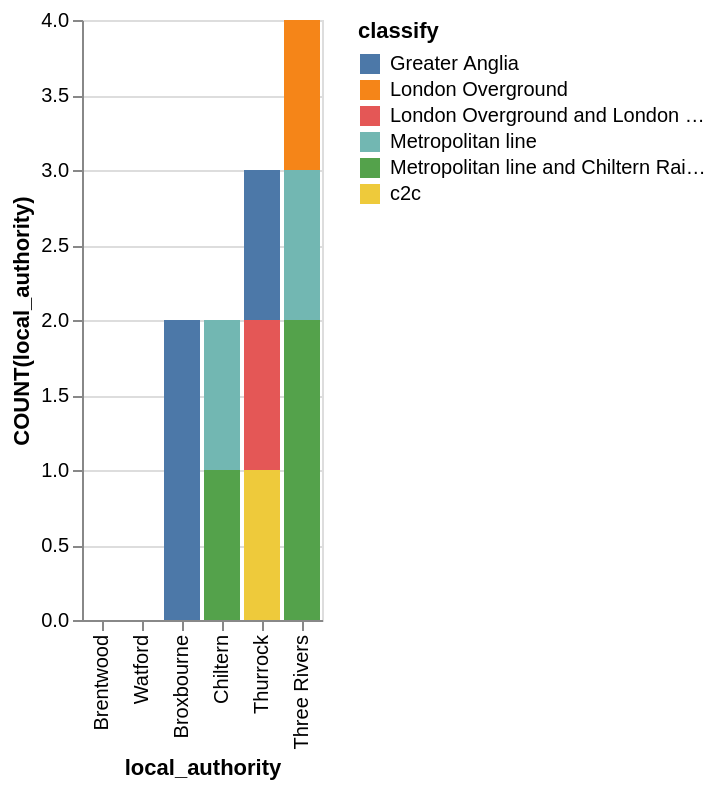

Specify this chart in Vega-Lite:
### Vega-Lite specification from a JSON file in a GitHub repository (floating-point values rounded to 4 significant figures)
{"data": {"values": [{"x_data": "Brentwood", "y_data": 0, "classify": "Greater Anglia"}, {"x_data": "Watford", "y_data": 0, "classify": "Greater Anglia"}, {"x_data": "Thurrock", "y_data": 1, "classify": "Greater Anglia"}, {"x_data": "Broxbourne", "y_data": 2, "classify": "Greater Anglia"}, {"x_data": "Chiltern", "y_data": 0, "classify": "Greater Anglia"}, {"x_data": "Three Rivers", "y_data": 0, "classify": "Greater Anglia"}, {"x_data": "Brentwood", "y_data": 0, "classify": "London Overground"}, {"x_data": "Watford", "y_data": 0, "classify": "London Overground"}, {"x_data": "Thurrock", "y_data": 0, "classify": "London Overground"}, {"x_data": "Broxbourne", "y_data": 0, "classify": "London Overground"}, {"x_data": "Chiltern", "y_data": 0, "classify": "London Overground"}, {"x_data": "Three Rivers", "y_data": 1, "classify": "London Overground"}, {"x_data": "Brentwood", "y_data": 0, "classify": "London Overground and London Midland"}, {"x_data": "Watford", "y_data": 0, "classify": "London Overground and London Midland"}, {"x_data": "Thurrock", "y_data": 1, "classify": "London Overground and London Midland"}, {"x_data": "Broxbourne", "y_data": 0, "classify": "London Overground and London Midland"}, {"x_data": "Chiltern", "y_data": 0, "classify": "London Overground and London Midland"}, {"x_data": "Three Rivers", "y_data": 0, "classify": "London Overground and London Midland"}, {"x_data": "Brentwood", "y_data": 0, "classify": "Metropolitan line"}, {"x_data": "Watford", "y_data": 0, "classify": "Metropolitan line"}, {"x_data": "Thurrock", "y_data": 0, "classify": "Metropolitan line"}, {"x_data": "Broxbourne", "y_data": 0, "classify": "Metropolitan line"}, {"x_data": "Chiltern", "y_data": 1, "classify": "Metropolitan line"}, {"x_data": "Three Rivers", "y_data": 1, "classify": "Metropolitan line"}, {"x_data": "Brentwood", "y_data": 0, "classify": "Metropolitan line and Chiltern Railways"}, {"x_data": "Watford", "y_data": 0, "classify": "Metropolitan line and Chiltern Railways"}, {"x_data": "Thurrock", "y_data": 0, "classify": "Metropolitan line and Chiltern Railways"}, {"x_data": "Broxbourne", "y_data": 0, "classify": "Metropolitan line and Chiltern Railways"}, {"x_data": "Chiltern", "y_data": 1, "classify": "Metropolitan line and Chiltern Railways"}, {"x_data": "Three Rivers", "y_data": 2, "classify": "Metropolitan line and Chiltern Railways"}, {"x_data": "Brentwood", "y_data": 0, "classify": "c2c"}, {"x_data": "Watford", "y_data": 0, "classify": "c2c"}, {"x_data": "Thurrock", "y_data": 1, "classify": "c2c"}, {"x_data": "Broxbourne", "y_data": 0, "classify": "c2c"}, {"x_data": "Chiltern", "y_data": 0, "classify": "c2c"}, {"x_data": "Three Rivers", "y_data": 0, "classify": "c2c"}]}, "mark": "bar", "encoding": {"x": {"field": "x_data", "type": "nominal", "title": "local_authority", "sort": {"op": "sum", "field": "y_data", "order": "ascending"}}, "y": {"field": "y_data", "type": "quantitative", "title": "COUNT(local_authority)"}, "color": {"field": "classify"}}}
